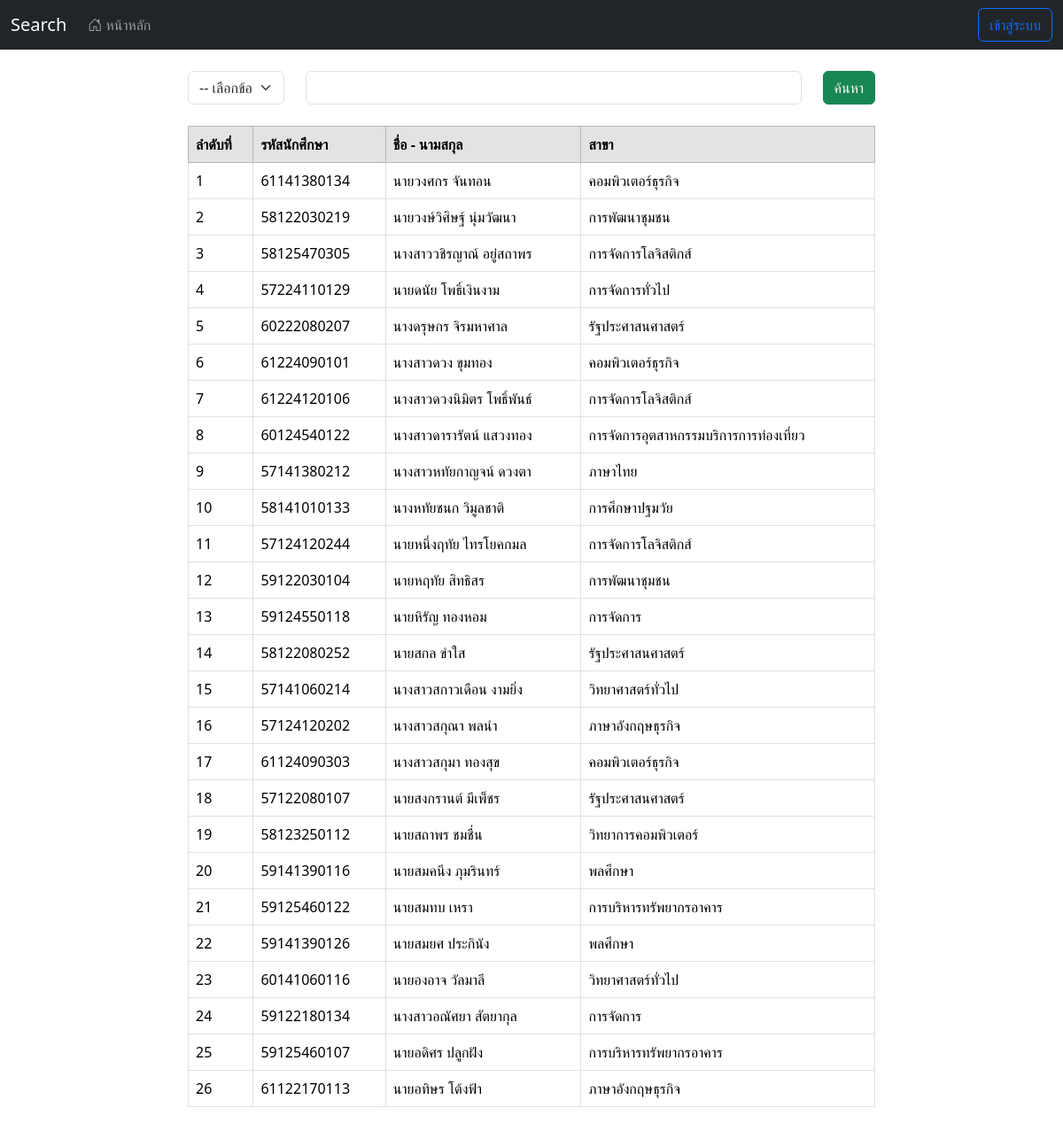
The page / on the database its author committed.
### tables this page shows
CREATE TABLE `tb_student` (
  `student_id` int(11) NOT NULL COMMENT 'ไอดี',
  `student_code` varchar(11) NOT NULL COMMENT 'รหัสนักศึกษา',
  `student_prefix` set('นาย','นาง','นางสาว') NOT NULL COMMENT 'คำนำหน้า',
  `student_name` varchar(50) NOT NULL COMMENT 'ชื่อ',
  `student_surname` varchar(50) NOT NULL COMMENT 'นามสกุล',
  `student_branch` varchar(200) NOT NULL COMMENT 'สาขา'
);

### connections/mysqli.php (called while the page is built, shortened)
<?php
  $title = "Search";
?>

### index.php (the view, shortened to what this page needs)
<?php
require_once('connections/mysqli.php');
?>
<!DOCTYPE html>
<html lang="en">
<head>
  <link rel="stylesheet" href="assets/css/bootstrap.min.css">
  <link rel="stylesheet" href="assets/icons/bootstrap-icons.css">
</head>
<body class="default">
  <?php include 'includes/navbar.php'; ?>
  <div class="container-fluid">
    <div class="row justify-content-md-center">
      <div class="col-md-8 py-4">
        <form class="row" method="POST">
          <div class="col col-lg-2">
            <select class="form-select" name="select" required>
              <option value="" selected disabled> -- เลือกข้อมูล -- </option>
            </select>
          </div>
          <div class="col">
            <input type="text" class="form-control" name="value" value="<?php if (isset($_POST['value'])) {
                                                                          echo $_POST['value'];
                                                                        } ?>" required />
          </div>
          <div class="col-md-auto">
            <button type="submit" name="submit" class="btn btn-success">ค้นหา</button>
          </div>
        </form>
        <?php
        if (isset($_POST['submit'])) {
          $num = 1;
          $sql = "SELECT * FROM tb_student WHERE " . $_POST['select'] . " LIKE '" . $_POST['value'] . "%'";
          $query = mysqli_query($Connection, $sql);
          $check_data = mysqli_num_rows($query);
          if ($check_data == 0) {
            echo '<p class="text-center py-4"><span class="badge bg-danger" style="font-size: 20px;">ไม่พบข้อมูล</span></p>';
          } else {
        ?>
            <table class="table table-bordered mt-4">
              <thead class="table-secondary">
                <tr>
                  <th scope="col">ลำดับที่</th>
                  <th scope="col">รหัสนักศึกษา</th>
                  <th scope="col">ชื่อ - นามสกุล</th>
                  <th scope="col">สาขา</th>
                </tr>
              </thead>
              <tbody>
                <?php
                while ($result = mysqli_fetch_array($query)) {
                ?>
                  <tr>
                    <td><?php echo $num++; ?></td>
                    <td><?php echo $result['student_code']; ?></td>
                    <td><?php echo $result['student_prefix'] . $result['student_name'] . ' ' . $result['student_surname']; ?></td>
                    <td><?php echo $result['student_branch']; ?></td>
                  </tr>
                <?php
                }
                ?>
              </tbody>
            </table>
          <?php
          }
        } else {
          $num = 1;
          $sql = "SELECT * FROM tb_student";
          $query = mysqli_query($Connection, $sql);
          ?>
          <table class="table table-bordered mt-4">
            <thead class="table-secondary">
              <tr>
                <th scope="col">ลำดับที่</th>
                <th scope="col">รหัสนักศึกษา</th>
                <th scope="col">ชื่อ - นามสกุล</th>
                <th scope="col">สาขา</th>
              </tr>
            </thead>
            <tbody>
              <?php
              while ($result = mysqli_fetch_array($query)) {
              ?>
                <tr>
                  <td><?php echo $num++; ?></td>
                  <td><?php echo $result['student_code']; ?></td>
                  <td><?php echo $result['student_prefix'] . $result['student_name'] . ' ' . $result['student_surname']; ?></td>
                  <td><?php echo $result['student_branch']; ?></td>
                </tr>
              <?php
              }
              ?>
            </tbody>
          </table>
        <?php
        }
        ?>
      </div>
    </div>
  </div>
</body>
</html>

### includes/navbar.php (shortened to what this page needs)
<nav class="navbar navbar-expand-lg navbar-dark bg-dark">
  <div class="container-fluid">
    <a class="navbar-brand" href="index.php"><?php echo $title; ?></a>
    <div class="collapse navbar-collapse" id="navbarSupportedContent">
      <ul class="navbar-nav me-auto mb-2 mb-lg-0">
        <li class="nav-item">
          <a class="nav-link" href="index.php"><i class="bi bi-house-door"></i> หน้าหลัก</a>
        </li>
      </ul>
      <div class="d-flex">
        <?php
        if ($_SESSION == NULL) {
          ?>
          <button class="btn btn-outline-primary" type="submit" onclick="window.location.href='login.php'">เข้าสู่ระบบ</button>
          <?php
        }
        ?>
      </div>
    </div>
  </div>
</nav>

### rows shown on the page
tb_student: student_code "61141380134", student_prefix "นาย", student_name "วงศกร", student_surname "จันทอน", student_branch "คอมพิวเตอร์ธุรกิจ"
tb_student: student_code "58122030219", student_prefix "นาย", student_name "วงษ์วิศิษฐ์", student_surname "นุ่มวัฒนา", student_branch "การพัฒนาชุมชน"
tb_student: student_code "58125470305", student_prefix "นางสาว", student_name "วชิรญาณ์", student_surname "อยู่สถาพร", student_branch "การจัดการโลจิสติกส์"
tb_student: student_code "57224110129", student_prefix "นาย", student_name "ดนัย", student_surname "โพธิ์เงินงาม", student_branch "การจัดการทั่วไป"
tb_student: student_code "60222080207", student_prefix "นาง", student_name "ดรุษกร", student_surname "จิรมหาศาล", student_branch "รัฐประศาสนศาสตร์"
tb_student: student_code "61224090101", student_prefix "นางสาว", student_name "ดวง", student_surname "ขุมทอง", student_branch "คอมพิวเตอร์ธุรกิจ"
tb_student: student_code "61224120106", student_prefix "นางสาว", student_name "ดวงนิมิตร", student_surname "โพธิ์พันธ์", student_branch "การจัดการโลจิสติกส์"
tb_student: student_code "60124540122", student_prefix "นางสาว", student_name "ดารารัตน์", student_surname "แสวงทอง", student_branch "การจัดการอุตสาหกรรมบริการการท่องเที่ยว"
tb_student: student_code "57141380212", student_prefix "นางสาว", student_name "หทัยกาญจน์", student_surname "ดวงตา", student_branch "ภาษาไทย"
tb_student: student_code "58141010133", student_prefix "นาง", student_name "หทัยชนก", student_surname "วิมูลชาติ", student_branch "การศึกษาปฐมวัย"
tb_student: student_code "57124120244", student_prefix "นาย", student_name "หนึ่งฤทัย", student_surname "ไทรโยคกมล", student_branch "การจัดการโลจิสติกส์"
tb_student: student_code "59122030104", student_prefix "นาย", student_name "หฤทัย", student_surname "สิทธิสร", student_branch "การพัฒนาชุมชน"
tb_student: student_code "59124550118", student_prefix "นาย", student_name "หิรัญ", student_surname "ทองหอม", student_branch "การจัดการ"
tb_student: student_code "58122080252", student_prefix "นาย", student_name "สกล", student_surname "ขำใส", student_branch "รัฐประศาสนศาสตร์"
tb_student: student_code "57141060214", student_prefix "นางสาว", student_name "สกาวเดือน", student_surname "งามยิ่ง", student_branch "วิทยาศาสตร์ทั่วไป"
tb_student: student_code "57124120202", student_prefix "นางสาว", student_name "สกุณา", student_surname "พลนำ", student_branch "ภาษาอังกฤษธุรกิจ"
tb_student: student_code "61124090303", student_prefix "นางสาว", student_name "สกุมา", student_surname "ทองสุข", student_branch "คอมพิวเตอร์ธุรกิจ"
tb_student: student_code "57122080107", student_prefix "นาย", student_name "สงกรานต์", student_surname "มีเพ็ชร", student_branch "รัฐประศาสนศาสตร์"
tb_student: student_code "58123250112", student_prefix "นาย", student_name "สถาพร", student_surname "ชมชื่น", student_branch "วิทยาการคอมพิวเตอร์"
tb_student: student_code "59141390116", student_prefix "นาย", student_name "สมคนึง", student_surname "ภุมรินทร์", student_branch "พลศึกษา"
tb_student: student_code "59125460122", student_prefix "นาย", student_name "สมทบ", student_surname "เหรา", student_branch "การบริหารทรัพยากรอาคาร"
tb_student: student_code "59141390126", student_prefix "นาย", student_name "สมยศ", student_surname "ประกินัง", student_branch "พลศึกษา"
tb_student: student_code "60141060116", student_prefix "นาย", student_name "องอาจ", student_surname "วัลมาลี", student_branch "วิทยาศาสตร์ทั่วไป"
tb_student: student_code "59122180134", student_prefix "นางสาว", student_name "อณัศยา", student_surname "สัตยากุล", student_branch "การจัดการ"
tb_student: student_code "59125460107", student_prefix "นาย", student_name "อดิศร", student_surname "ปลูกฝัง", student_branch "การบริหารทรัพยากรอาคาร"
tb_student: student_code "61122170113", student_prefix "นาย", student_name "อทิษร", student_surname "โต้งฟ้า", student_branch "ภาษาอังกฤษธุรกิจ"

### other values the page prints
$title "Search"
